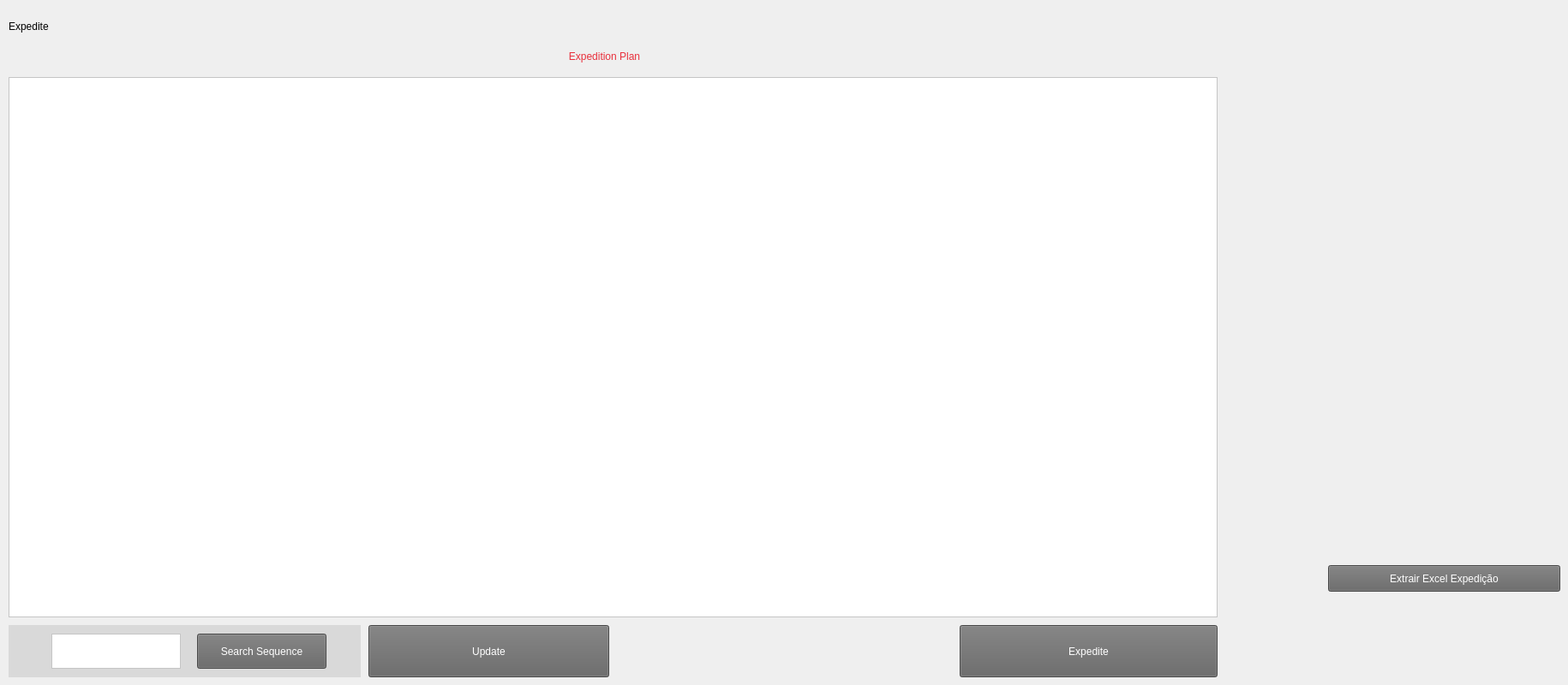
   <widget class="QWidget" name="Expedicao">
    <widget class="QLabel" name="LabelOpCola_2">
     <property name="geometry">
      <rect>
       <x>10</x>
       <y>0</y>
       <width>1111</width>
       <height>61</height>
      </rect>
     </property>
     <property name="styleSheet">
      <string notr="true">font: 15pt &quot;Neue Haas Grotesk Text Pro Blac&quot;;
</string>
     </property>
     <property name="text">
      <string>Expedite</string>
     </property>
    </widget>
    <widget class="QTableWidget" name="TableExp">
     <property name="geometry">
      <rect>
       <x>10</x>
       <y>90</y>
       <width>1411</width>
       <height>631</height>
      </rect>
     </property>
     <property name="styleSheet">
      <string notr="true">background-color: rgb(255, 255, 255);
font: 10pt &quot;HP Simplified&quot;;</string>
     </property>
    </widget>
    <widget class="QLabel" name="LabelLogCorte_12">
     <property name="geometry">
      <rect>
       <x>330</x>
       <y>50</y>
       <width>751</width>
       <height>31</height>
      </rect>
     </property>
     <property name="styleSheet">
      <string notr="true">font: 12pt &quot;Neue Haas Grotesk Text Pro Blac&quot;;
color: rgb(232, 48, 60)

</string>
     </property>
     <property name="text">
      <string>Expedition Plan</string>
     </property>
     <property name="alignment">
      <set>Qt::AlignCenter</set>
     </property>
    </widget>
    <widget class="QPushButton" name="ExpediteButton">
     <property name="geometry">
      <rect>
       <x>1120</x>
       <y>730</y>
       <width>301</width>
       <height>61</height>
      </rect>
     </property>
     <property name="styleSheet">
      <string notr="true">background-color: rgb(100, 100, 100);
border-color: rgb(170, 0, 0);
font: 9pt &quot;Neue Haas Grotesk Text Pro Blac&quot;;
color:rgb(255, 255, 255)</string>
     </property>
     <property name="text">
      <string>Expedite</string>
     </property>
    </widget>
    <widget class="QPushButton" name="ConfirmarNaoColados">
     <property name="geometry">
      <rect>
       <x>430</x>
       <y>730</y>
       <width>281</width>
       <height>61</height>
      </rect>
     </property>
     <property name="styleSheet">
      <string notr="true">background-color: rgb(100, 100, 100);
border-color: rgb(170, 0, 0);
font: 9pt &quot;Neue Haas Grotesk Text Pro Blac&quot;;
color:rgb(255, 255, 255)</string>
     </property>
     <property name="text">
      <string>Update</string>
     </property>
    </widget>
    <widget class="QPushButton" name="ExcelExpedicao">
     <property name="geometry">
      <rect>
       <x>1550</x>
       <y>660</y>
       <width>271</width>
       <height>31</height>
      </rect>
     </property>
     <property name="styleSheet">
      <string notr="true">background-color: rgb(100, 100, 100);
border-color: rgb(170, 0, 0);
font: 12pt &quot;MS Shell Dlg 2&quot;;
color:rgb(255, 255, 255)</string>
     </property>
     <property name="text">
      <string>Extrair Excel Expedição</string>
     </property>
    </widget>
    <widget class="QPushButton" name="PesquisaSeq_2">
     <property name="geometry">
      <rect>
       <x>230</x>
       <y>740</y>
       <width>151</width>
       <height>41</height>
      </rect>
     </property>
     <property name="styleSheet">
      <string notr="true">background-color: rgb(100, 100, 100);
border-color: rgb(170, 0, 0);
color: rgb(255, 255, 255);
font: 9pt &quot;Neue Haas Grotesk Text Pro Blac&quot;;
</string>
     </property>
     <property name="text">
      <string>Search Sequence</string>
     </property>
    </widget>
    <widget class="QTextEdit" name="PesquisaSeqText_2">
     <property name="geometry">
      <rect>
       <x>60</x>
       <y>740</y>
       <width>151</width>
       <height>41</height>
      </rect>
     </property>
     <property name="styleSheet">
      <string notr="true">background-color: rgb(255, 255, 255);
font: 12pt &quot;Neue Haas Grotesk Text Pro Blac&quot;;</string>
     </property>
    </widget>
    <widget class="QLabel" name="label_20">
     <property name="geometry">
      <rect>
       <x>10</x>
       <y>730</y>
       <width>411</width>
       <height>61</height>
      </rect>
     </property>
     <property name="styleSheet">
      <string notr="true">background-color: rgb(217, 217, 217);</string>
     </property>
     <property name="text">
      <string/>
     </property>
    </widget>
    <zorder>label_20</zorder>
    <zorder>LabelOpCola_2</zorder>
    <zorder>TableExp</zorder>
    <zorder>LabelLogCorte_12</zorder>
    <zorder>ExpediteButton</zorder>
    <zorder>ConfirmarNaoColados</zorder>
    <zorder>ExcelExpedicao</zorder>
    <zorder>PesquisaSeq_2</zorder>
    <zorder>PesquisaSeqText_2</zorder>
   </widget>
